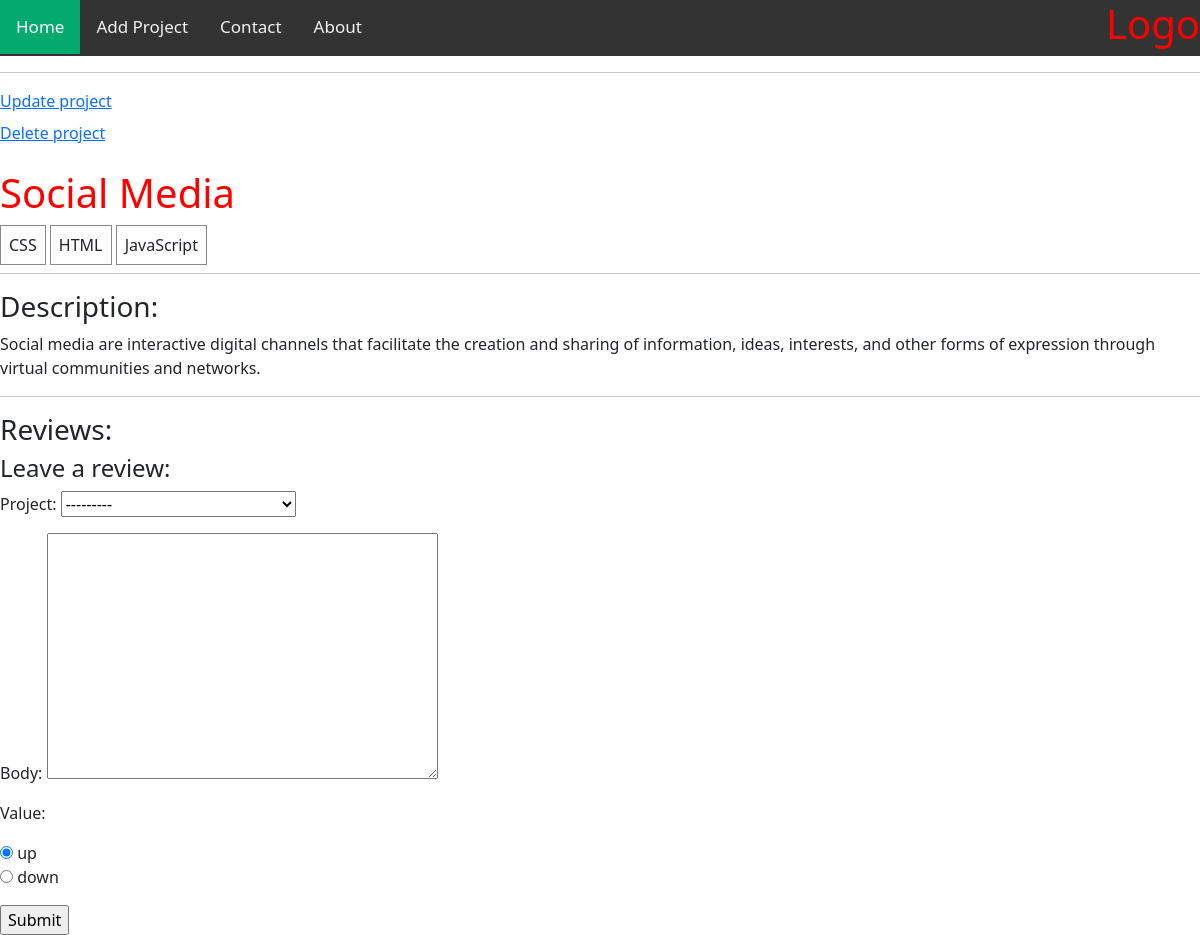
Before: /project/d8508d14-f314-4c68-8a9f-2d65ac58cb13/ with the older database file.
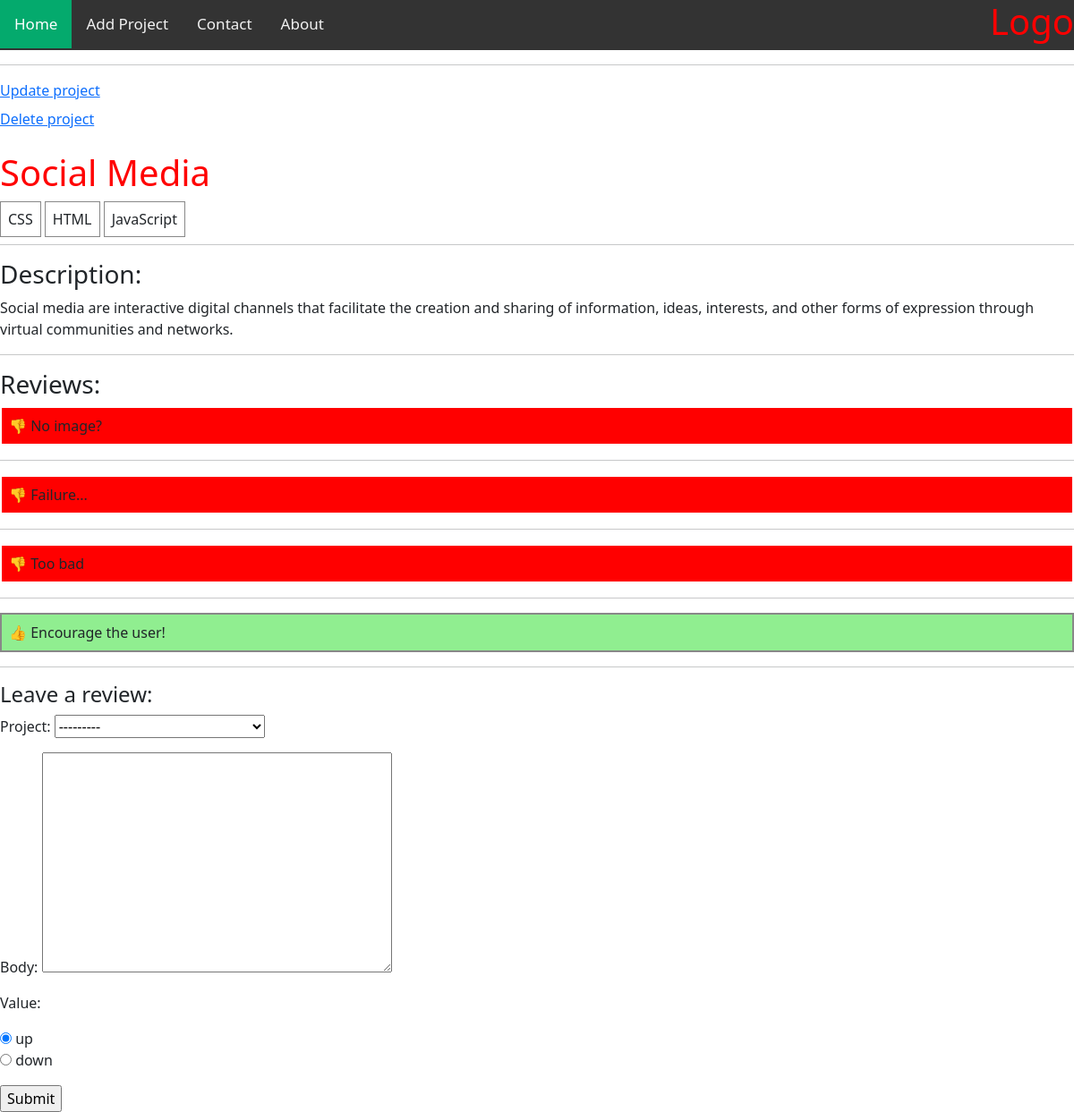
After: the same page with the newer database file.
### projects/models.py (models this page shows, shortened)
class Tag(models.Model):
    name = models.CharField(max_length=200)
    created = models.DateTimeField(auto_now_add=True)
    id = models.UUIDField(
        default=uuid.uuid4, unique=True, primary_key=True, editable=False
    )
    def __str__(self):
        return self.name

class Review(models.Model):
    VOTE_TYPE = (("up", "up"), ("down", "down"))
    project = models.ForeignKey(
        Project, on_delete=models.CASCADE, null=True, blank=True
    )
    body = models.TextField(null=True, blank=True)
    value = models.CharField(max_length=50, choices=VOTE_TYPE, default=VOTE_TYPE[0][1])
    updated = models.DateTimeField(auto_now=True)
    created = models.DateTimeField(auto_now_add=True)
    id = models.UUIDField(
        default=uuid.uuid4, unique=True, primary_key=True, editable=False
    )

### projects/views.py (the view)
# urls.py: path("project/<str:pk>/", views.project, name="project"),
def project(request, pk):
    project_object = Project.objects.get(id=pk)
    template = "projects/project.html"
    form = ReviewForm()
    form.fields["project"].widget.attrs["class"] = f"{project_object.title}"
    if request.method == "POST":
        form = ReviewForm(request.POST)
        if form.is_valid():
            form.save()
            return redirect(f"../{pk}")
    context = {"project": project_object, "form": form}
    return render(request, template, context)

### projects/forms.py
class ReviewForm(ModelForm):
    def __init__(self, *args, **kwargs):
        super(ReviewForm, self).__init__(*args, **kwargs)
        self.fields["project"].widget.attrs["class"] = "form-control"
    class Meta:
        model = Review
        fields = "__all__"
        widgets = {"value": RadioSelect()}

### projects/models.py (called while the page is built)
    def __str__(self):
        return self.title

    @property
    def imageURL(self):
        try:
            img = self.featured_image.url
        except:
            img = ""
        return img

### projects/templates/projects/project.html (shortened to what this page needs)
{% extends 'main.html' %} {% block content %}
<div><a href="{% url 'projects:update-project' project.id %}">Update project</a></div>
<div style="padding-top:0.5em"><a href="{% url 'projects:delete-project' project.id %}">Delete project</a></div>
<h1>
  {{project.title}} {% if project.topRated %}<strong>&#9733</strong>{% endif %}
</h1>
<div style="margin-top:1em">
{% for tag in project.tags.all %}
  <span style="border:1px solid #888; padding:0.5em;">{{tag}}</span>
{% endfor %}
</div>
<hr style="margin-top:1em">
<h3>Description:</h3>
<p>{{project.description}}</p>
<hr>
<h3>Reviews:</h3>
{% for review in project.review_set.all %}
  {% if review.value == 'up'%}
    <p style="background-color:lightgreen; border:2px solid#888; padding:0.5em">&#128077; {{review.body}}</p>
  {% elif review.value == 'down'%}
    <p style="background-color:red; border:2px solid white; padding:0.5em">&#128078; {{review.body}}</p>
  {% endif %}
<hr>
{% endfor %}
<div>
  <h4>Leave a review: </h4>
  <form method="POST" action="" enctype="multipart/form-data">
    {% csrf_token %} {{form.as_p}}
    <input type="submit" value="Submit" />
  </form>
</div>
{% endblock content %}

Changed rows visible on the page:
added Review: body "No image?"
added Review: body "Failure..."
added Review: body "Too bad"
added Review: body "Encourage the user!"
